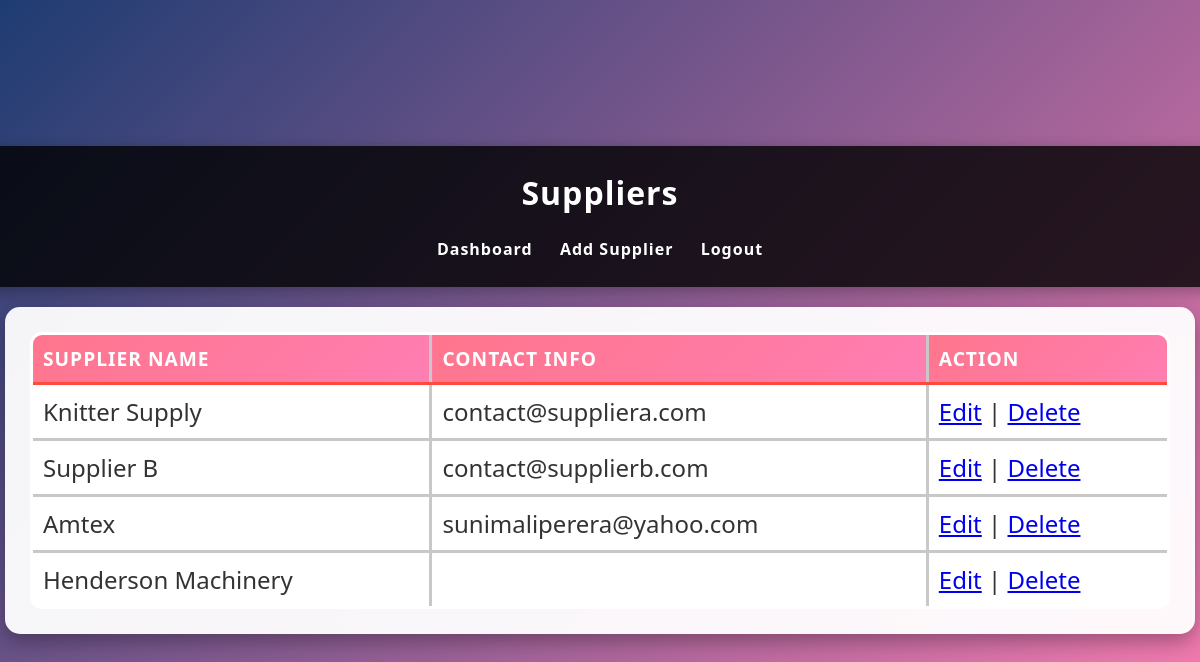
Page /suppliers.php (signed in) on the committed database.
### tables this page shows
CREATE TABLE `suppliers` (
  `id` int(11) NOT NULL,
  `supplier_name` varchar(100) NOT NULL,
  `contact_info` varchar(255) DEFAULT NULL,
  `created_at` timestamp NOT NULL DEFAULT current_timestamp()
);

### suppliers.php (the view, shortened to what this page needs)
<?php
include 'db.php';
$stmt = $conn->query("SELECT * FROM suppliers");
$suppliers = $stmt->fetchAll(PDO::FETCH_ASSOC);
?>
<!DOCTYPE html>
<html lang="en">
<head>
    <link rel="stylesheet" href="style.css">
</head>
<body>
    <header>
        <h1>Suppliers</h1>
        <nav>
            <a href="dashboard.php">Dashboard</a>
            <a href="add_supplier.php">Add Supplier</a>
            <a href="logout.php">Logout</a>
        </nav>
    </header>
    <div class="dashboard">
        <table>
            <thead>
                <tr>
                    <th>Supplier Name</th>
                    <th>Contact Info</th>
                    <th>Action</th>
                </tr>
            </thead>
            <tbody>
                <?php foreach ($suppliers as $supplier): ?>
                    <tr>
                        <td><?= $supplier['supplier_name'] ?></td>
                        <td><?= $supplier['contact_info'] ?></td>
                        <td>
                            <a href="edit_supplier.php?id=<?= $supplier['id'] ?>">Edit</a> |
                            <a href="delete_supplier.php?id=<?= $supplier['id'] ?>">Delete</a>
                        </td>
                    </tr>
                <?php endforeach; ?>
            </tbody>
        </table>
    </div>
</body>
</html>

### style.css (style rules this page uses)
body { font-family: 'Segoe UI', Tahoma, Geneva, Verdana, sans-serif; margin: 0; padding: 0; color: #333; min-height: 100vh; display: flex; flex-direction: column; align-items: center; justify-content: center; background: linear-gradient(-45deg, #1e3c72, #2a5298, #ff758c, #ff7eb3, #1e3c72); background-size: 400% 400%; animation: gradientBG 12s ease infinite; }
header { background: rgba(0, 0, 0, 0.8); color: #fff; padding: 25px; width: 100%; text-align: center; box-shadow: 0 4px 15px rgba(0, 0, 0, 0.3); font-size: 1.5rem; font-weight: bold; letter-spacing: 1px; }
header h1 { margin: 0; font-size: 2rem; }
header nav { margin-top: 15px; }
header nav a { color: #fff; text-decoration: none; margin: 0 10px; font-size: 1rem; transition: color 0.3s ease; }
.dashboard { width: 95%; max-width: 1550px; margin: 20px auto; padding: 25px; background: rgba(255, 255, 255, 0.95); border-radius: 15px; box-shadow: 0 8px 20px rgba(0, 0, 0, 0.3); backdrop-filter: blur(10px); animation: fadeIn 1s ease-in-out; }
table { width: 100%; border-collapse: collapse; background: white; border-radius: 12px; overflow: hidden; border: 3px solid #ff4a3d; animation: fadeIn 1s ease-in-out; }
th, td { padding: 10px; font-size: 1.5rem; text-align: left; border: 3px solid #c9c8c8; transition: background 0.3s ease; }
th { background: linear-gradient(135deg, #ff758c, #ff7eb3); color: white; text-transform: uppercase; font-size: 1.2rem; letter-spacing: 1px; border-bottom: 3px solid #ff4a3d; }
tr:nth-child(even) { background: rgba(255, 255, 255, 0.9); }

### rows in the picture
suppliers: supplier_name "Knitter Supply", contact_info "contact@suppliera.com"
suppliers: supplier_name "Supplier B", contact_info "contact@supplierb.com"
suppliers: supplier_name "Amtex", contact_info "sunimaliperera@yahoo.com"
suppliers: supplier_name "Henderson Machinery"
